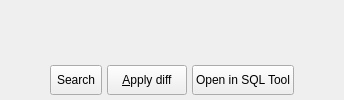
        <widget class="QWidget" name="tab_3">
         <attribute name="icon">
          <iconset resource="../../res/resources.qrc">
           <normaloff>:/icons/icons/sqlpreview.png</normaloff>:/icons/icons/sqlpreview.png</iconset>
         </attribute>
         <attribute name="title">
          <string>&amp;Diff preview</string>
         </attribute>
         <layout class="QGridLayout" name="gridLayout_5">
          <property name="leftMargin">
           <number>5</number>
          </property>
          <property name="topMargin">
           <number>5</number>
          </property>
          <property name="rightMargin">
           <number>5</number>
          </property>
          <property name="bottomMargin">
           <number>5</number>
          </property>
          <property name="spacing">
           <number>5</number>
          </property>
          <item row="2" column="0">
           <spacer name="horizontalSpacer_10">
            <property name="orientation">
             <enum>Qt::Horizontal</enum>
            </property>
            <property name="sizeHint" stdset="0">
             <size>
              <width>40</width>
              <height>20</height>
             </size>
            </property>
           </spacer>
          </item>
          <item row="0" column="0" colspan="5">
           <widget class="QWidget" name="sqlcode_wgt" native="true">
            <property name="sizePolicy">
             <sizepolicy hsizetype="Expanding" vsizetype="Expanding">
              <horstretch>0</horstretch>
              <verstretch>0</verstretch>
             </sizepolicy>
            </property>
           </widget>
          </item>
          <item row="2" column="4">
           <spacer name="horizontalSpacer_9">
            <property name="orientation">
             <enum>Qt::Horizontal</enum>
            </property>
            <property name="sizeHint" stdset="0">
             <size>
              <width>40</width>
              <height>20</height>
             </size>
            </property>
           </spacer>
          </item>
          <item row="2" column="2">
           <widget class="QPushButton" name="apply_on_server_btn">
            <property name="sizePolicy">
             <sizepolicy hsizetype="Fixed" vsizetype="Fixed">
              <horstretch>0</horstretch>
              <verstretch>0</verstretch>
             </sizepolicy>
            </property>
            <property name="minimumSize">
             <size>
              <width>0</width>
              <height>30</height>
             </size>
            </property>
            <property name="maximumSize">
             <size>
              <width>16777215</width>
              <height>16777215</height>
             </size>
            </property>
            <property name="toolTip">
             <string/>
            </property>
            <property name="text">
             <string>&amp;Apply diff</string>
            </property>
            <property name="icon">
             <iconset resource="../../res/resources.qrc">
              <normaloff>:/icons/icons/diff.png</normaloff>:/icons/icons/diff.png</iconset>
            </property>
            <property name="iconSize">
             <size>
              <width>28</width>
              <height>28</height>
             </size>
            </property>
            <property name="default">
             <bool>false</bool>
            </property>
           </widget>
          </item>
          <item row="2" column="3">
           <widget class="QPushButton" name="open_in_sql_tool_btn">
            <property name="sizePolicy">
             <sizepolicy hsizetype="Fixed" vsizetype="Fixed">
              <horstretch>0</horstretch>
              <verstretch>0</verstretch>
             </sizepolicy>
            </property>
            <property name="minimumSize">
             <size>
              <width>0</width>
              <height>30</height>
             </size>
            </property>
            <property name="maximumSize">
             <size>
              <width>16777215</width>
              <height>16777215</height>
             </size>
            </property>
            <property name="toolTip">
             <string>Loads the generated diff code in the destination server for manual applying.</string>
            </property>
            <property name="text">
             <string>Open in SQL Tool</string>
            </property>
            <property name="icon">
             <iconset resource="../../res/resources.qrc">
              <normaloff>:/icons/icons/sqlcode.png</normaloff>:/icons/icons/sqlcode.png</iconset>
            </property>
            <property name="iconSize">
             <size>
              <width>28</width>
              <height>28</height>
             </size>
            </property>
            <property name="autoDefault">
             <bool>false</bool>
            </property>
            <property name="default">
             <bool>false</bool>
            </property>
           </widget>
          </item>
          <item row="2" column="1">
           <widget class="QToolButton" name="search_tb">
            <property name="sizePolicy">
             <sizepolicy hsizetype="Preferred" vsizetype="Preferred">
              <horstretch>0</horstretch>
              <verstretch>0</verstretch>
             </sizepolicy>
            </property>
            <property name="toolTip">
             <string>Perform text search on the SQL code.</string>
            </property>
            <property name="text">
             <string>Search</string>
            </property>
            <property name="icon">
             <iconset resource="../../res/resources.qrc">
              <normaloff>:/icons/icons/findtext.png</normaloff>:/icons/icons/findtext.png</iconset>
            </property>
            <property name="iconSize">
             <size>
              <width>25</width>
              <height>25</height>
             </size>
            </property>
            <property name="shortcut">
             <string>Ctrl+F</string>
            </property>
            <property name="checkable">
             <bool>true</bool>
            </property>
            <property name="toolButtonStyle">
             <enum>Qt::ToolButtonTextBesideIcon</enum>
            </property>
           </widget>
          </item>
          <item row="1" column="0" colspan="5">
           <widget class="QWidget" name="search_wgt_parent" native="true">
            <property name="minimumSize">
             <size>
              <width>0</width>
              <height>0</height>
             </size>
            </property>
           </widget>
          </item>
         </layout>
        </widget>
